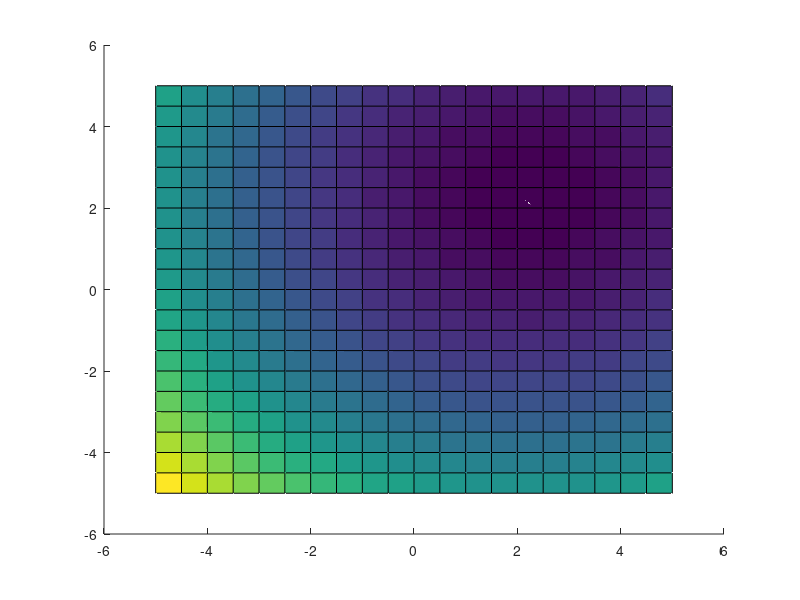

Recreate this plot in MATLAB.
%%
%%Actividad 3 OMAR BARUCH MORON LOPEZ 213605572

f=@(x,y)(x-2).^2+(y-2).^2; %%Funcion de 2 variables que se le pretende buscar el minimo
[x,y]=meshgrid(-5:0.5:5);
z=f(x,y);
xl=[-10;-10];
xu=[10;10];
fbest=inf;
xbest=[0;0];

for i=1:1000
xi=xl+(xu-xl).*rand(2,1);
fval=f(xi(1),xi(2));
if(fval<fbest)
    xbest(1)=xi(1);
    xbest(2)=xi(2);
    
    fbest=fval;
end
    
end

hold on
surf(x,y,z);
plot3(xbest(1),xbest(2),fbest,'w*','LineWidth',10)

